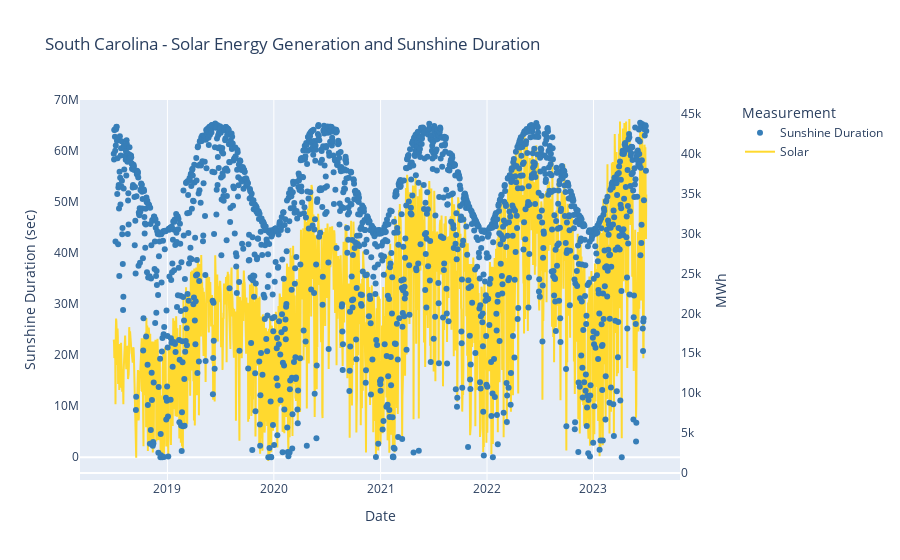

Here is the notebook cell this chart was saved with:
### Markdown cell above
### Generate Plot (Customize Based on Weather Measurement)

### Code cell
solar.update_layout(
    title='South Carolina - Solar Energy Generation and Sunshine Duration', #CHANGE TITLE
    
    xaxis=dict(title='Date'),
    
    yaxis=dict(title=f'Sunshine Duration (sec)', side='left', showgrid=False,overlaying='y2'), #CHANGE AXIS
    
    yaxis2=dict(title='MWh', showgrid=False,side='right',),
    legend=dict(x=1.1, title = 'Measurement')
)

solar.show()

### Figure 1 — Plotly figure (JSON) as saved in the notebook; plotly's stock layout.template omitted (floating-point values rounded to 4 significant figures; data arrays with more than 128 entries replaced by an {"elided": "..."} marker saying what was removed)
{"data": [{"line": {"color": "rgb(55, 126, 184)"}, "mode": "markers", "name": "Sunshine Duration", "type": "scatter", "x": {"elided": "1827 str values"}, "y": {"elided": "1827 float values"}}, {"line": {"color": "rgb(255, 217, 47)"}, "mode": "lines", "name": "Solar", "type": "scatter", "x": {"elided": "1827 str values"}, "y": {"elided": "1827 int values"}, "yaxis": "y2"}], "layout": {"legend": {"title": {"text": "Measurement"}, "x": 1.1}, "title": {"text": "South Carolina - Solar Energy Generation and Sunshine Duration"}, "xaxis": {"title": {"text": "Date"}}, "yaxis": {"overlaying": "y2", "showgrid": false, "side": "left", "title": {"text": "Sunshine Duration (sec)"}}, "yaxis2": {"showgrid": false, "side": "right", "title": {"text": "MWh"}}}}
